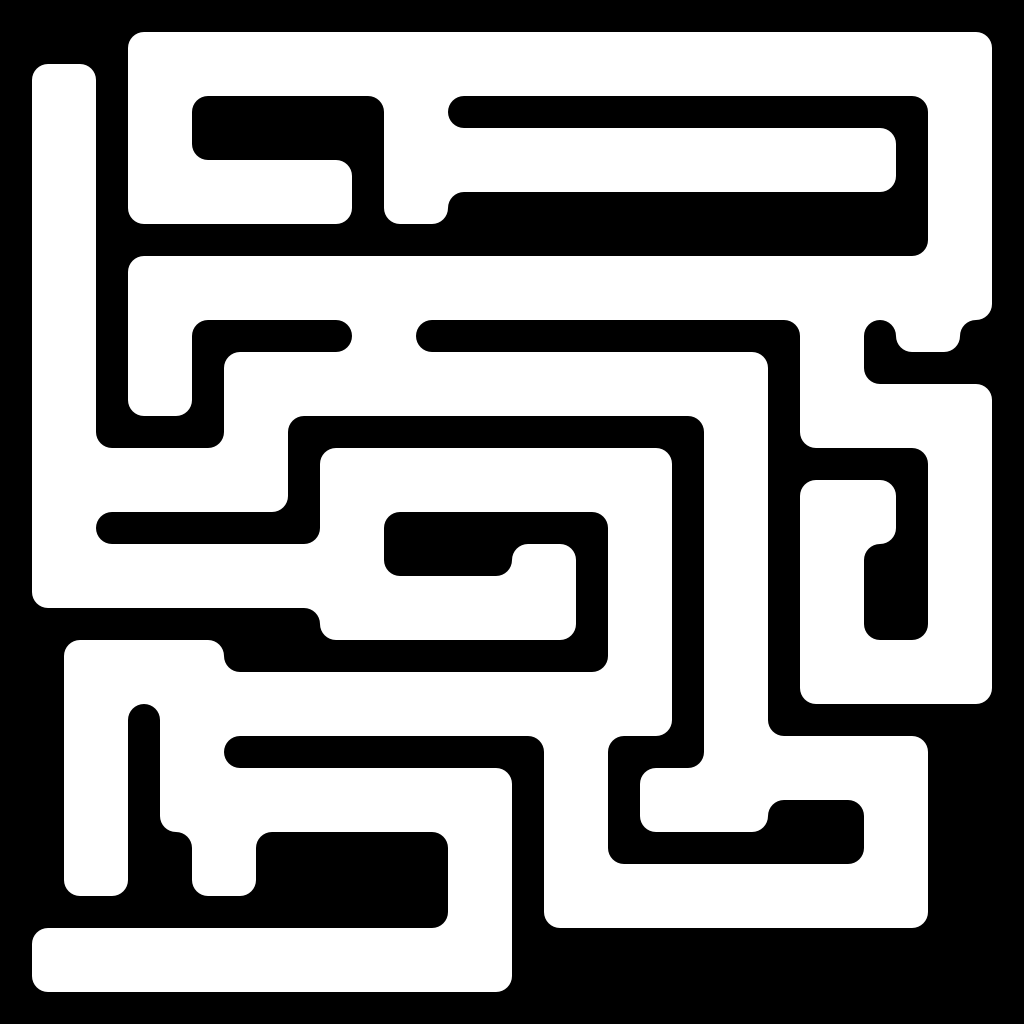

A level layout from a 2D game, rendered from its tile map. Below: a short description, then the map file with tile-grid data replaced by summaries:
An orthogonal 32x32 tile map with 32x32 px tiles, 1 tile layer (tiles).

<map version="1.0" orientation="orthogonal" width="32" height="32" tilewidth="32" tileheight="32">
 <properties>
  <property name="finishLocation" value="!json! {&quot;x&quot; : 27, &quot;y&quot; : 5}" />
  <property name="playerLocation" value="!json! {&quot;x&quot; : 2, &quot;y&quot; : 30}" />
 </properties>
 <tileset firstgid="1" name="tileset_bob" tilewidth="32" tileheight="32">
  <image source="../graphics/tileset.png" width="288" height="64" />
  <tile id="4">
   <properties>
    <property name="bodyType" value="static" />
    <property name="physics:bounce" value="0" />
    <property name="physics:enabled" value="true" />
   </properties>
  </tile>
  <tile id="5">
   <properties>
    <property name="bodyType" value="static" />
    <property name="physics:bounce" value="0" />
    <property name="physics:enabled" value="true" />
   </properties>
  </tile>
  <tile id="6">
   <properties>
    <property name="bodyType" value="static" />
    <property name="physics:bounce" value="0" />
    <property name="physics:enabled" value="true" />
   </properties>
  </tile>
  <tile id="7">
   <properties>
    <property name="bodyType" value="static" />
    <property name="physics:bounce" value="0" />
    <property name="physics:enabled" value="true" />
   </properties>
  </tile>
  <tile id="8">
   <properties>
    <property name="bodyType" value="static" />
    <property name="physics:bounce" value="0" />
    <property name="physics:enabled" value="true" />
   </properties>
  </tile>
  <tile id="13">
   <properties>
    <property name="bodyType" value="static" />
    <property name="physics:bounce" value="0" />
    <property name="physics:enabled" value="true" />
   </properties>
  </tile>
  <tile id="14">
   <properties>
    <property name="bodyType" value="static" />
    <property name="physics:bounce" value="0" />
    <property name="physics:enabled" value="true" />
   </properties>
  </tile>
  <tile id="15">
   <properties>
    <property name="bodyType" value="static" />
    <property name="physics:bounce" value="0" />
    <property name="physics:enabled" value="true" />
   </properties>
  </tile>
  <tile id="16">
   <properties>
    <property name="bodyType" value="static" />
    <property name="physics:bounce" value="0" />
    <property name="physics:enabled" value="true" />
   </properties>
  </tile>
 </tileset>
 <layer name="tiles" width="32" height="32">
  <data>[1024 cells, 1024 non-empty, 13 distinct tile ids]</data>
 </layer>
</map>
